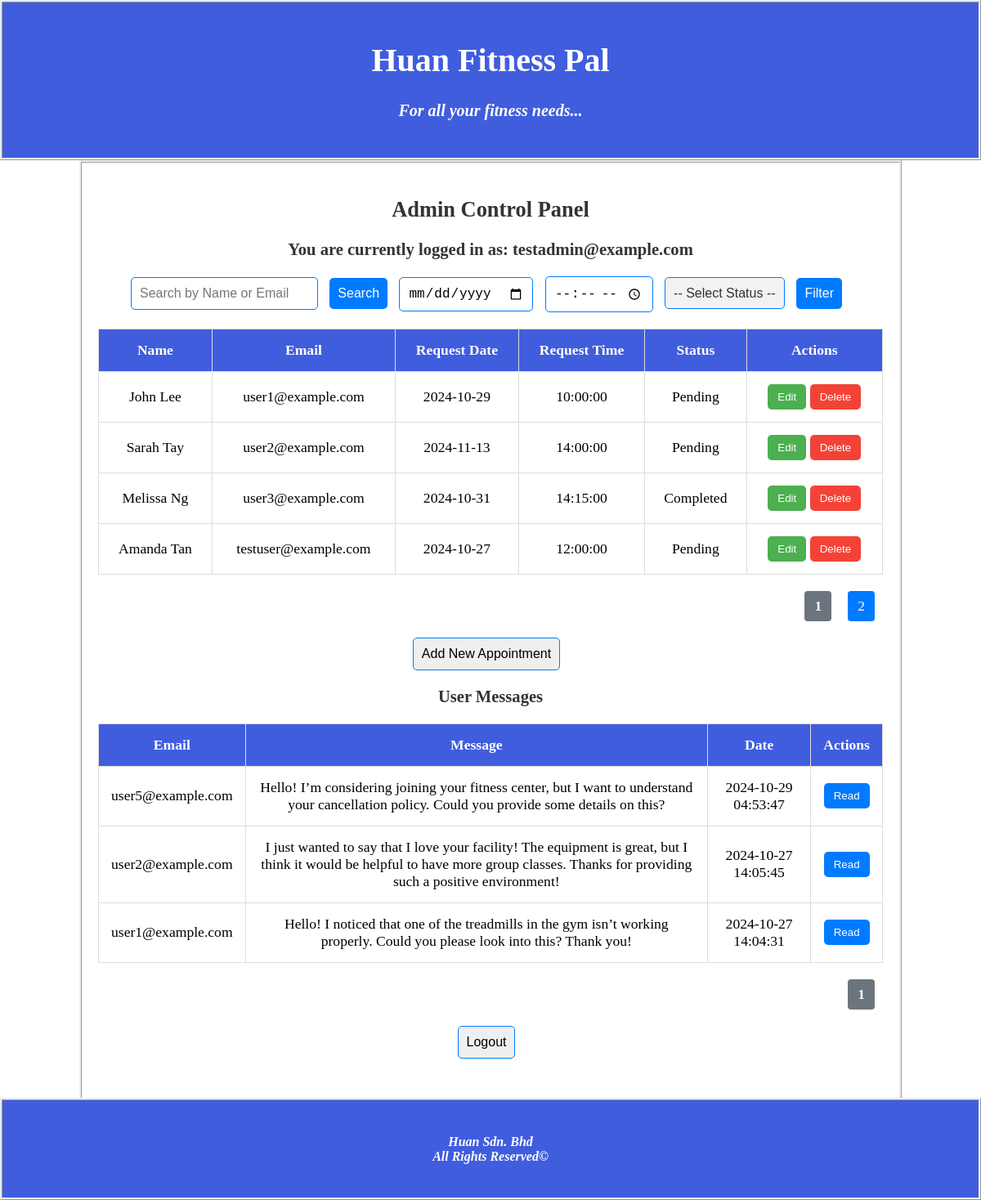
The app's page /admin.php (signed in) with its own data.
### tables this page shows
CREATE TABLE `appointment` (
  `name` varchar(225) NOT NULL,
  `email` varchar(225) NOT NULL,
  `app_date` date NOT NULL,
  `app_time` time NOT NULL,
  `status` varchar(225) NOT NULL
);

CREATE TABLE `contact_messages` (
  `id` int(11) NOT NULL,
  `name` varchar(255) NOT NULL,
  `email` varchar(255) NOT NULL,
  `message` text NOT NULL,
  `created_at` timestamp NOT NULL DEFAULT current_timestamp()
);

### admin.php (the view, shortened to what this page needs)
<?php
    include 'database.php';
?>
<!DOCTYPE HTML>
<html>
<head>
</head>
<body>
<header>
    <h1 style="font-size: 40px">Huan Fitness Pal</h1>
    <h4 style="font-size: 20px"><i>For all your fitness needs...</i></h4>
</header>
<div class="admin-panel">
<?php
    if (isset($_SESSION['email'])) {
        $userEmail = htmlspecialchars($_SESSION['email']);
        echo "<h2>Admin Control Panel</h2>";
        echo "<h3>You are currently logged in as: $userEmail</h3>";
        ?>
        <form action="" method="GET" class="search-form">
            <input type="text" name="search" placeholder="Search by Name or Email" value="<?php echo isset($_GET['search']) ? htmlspecialchars($_GET['search']) : ''; ?>">
            <button type="submit">Search</button>
            <input type="date" name="request_date" value="<?php echo isset($_GET['request_date']) ? htmlspecialchars($_GET['request_date']) : ''; ?>">
            <input type="time" name="request_time" value="<?php echo isset($_GET['request_time']) ? htmlspecialchars($_GET['request_time']) : ''; ?>">
            <select name="status">
                <option value="">-- Select Status --</option>
            </select>
            <button type="submit">Filter</button>
        </form>
        <?php
        $itemsPerPage = 4;
        $currentPage = isset($_GET['page']) ? (int)$_GET['page'] : 1;
        $offset = ($currentPage - 1) * $itemsPerPage;
        $filters = [];
        $filterQuery = count($filters) > 0 ? " WHERE " . implode(" AND ", $filters) : '';
        $countSql = "SELECT COUNT(*) as total FROM appointment" . $filterQuery;
        $countResult = mysqli_query($conn, $countSql);
        $totalRows = mysqli_fetch_assoc($countResult)['total'];
        $totalPages = ceil($totalRows / $itemsPerPage);
        $sql = "SELECT * FROM appointment" . $filterQuery . " LIMIT $itemsPerPage OFFSET $offset";
        $result = mysqli_query($conn, $sql);
        ?>
        <table class="data-table" style="width:100%; border-collapse:collapse; margin-top:20px; background-color:#fff;">
            <tr>
                <th>Name</th>
                <th>Email</th>
                <th>Request Date</th>
                <th>Request Time</th>
                <th>Status</th>
                <th>Actions</th>
            </tr>
        <?php
        if (mysqli_num_rows($result) > 0) {
            while ($row = mysqli_fetch_assoc($result)) {
                ?>
                <tr>
                    <td><?php echo htmlspecialchars($row['name']); ?></td>
                    <td><?php echo htmlspecialchars($row['email']); ?></td>
                    <td><?php echo htmlspecialchars($row['app_date']); ?></td>
                    <td><?php echo htmlspecialchars($row['app_time']); ?></td>
                    <td><?php echo htmlspecialchars($row['status']); ?></td>
                    <td class="action-buttons">
                        <form action="edit.php" method="GET" style="display:inline;">
                            <button type="submit" class="edit-button">Edit</button>
                        </form>
                        <form action="delete.php" method="GET" style="display:inline;" onsubmit="return confirm('Are you sure you want to delete this record?');">
                            <button type="submit" class="delete-button">Delete</button>
                        </form>
                    </td>
                </tr>
                <?php
            }
        } else {
            echo "<tr><td colspan='6'>No records found!</td></tr>";
        }
        ?>
        </table>
        <div class="pagination">
            <?php
            for ($page = 1; $page <= $totalPages; $page++) {
                if ($page == $currentPage) {
                    echo "<strong>$page</strong> ";
                } else {
                    echo "<a href='?page=$page" . (isset($_GET['search']) ? "&search=" . htmlspecialchars($_GET['search']) : "") . (isset($_GET['request_date']) ? "&request_date=" . htmlspecialchars($_GET['request_date']) : "") . (isset($_GET['request_time']) ? "&request_time=" . htmlspecialchars($_GET['request_time']) : "") . (isset($_GET['status']) ? "&status=" . htmlspecialchars($_GET['status']) : "") . "'>$page</a> ";
                }
            }
            ?>
        </div>
        <form action="add.php" method="GET" class="add-form">
            <button type="submit">Add New Appointment</button>
        </form>
        <h3>User Messages</h3>
        <?php
        $messageItemsPerPage = 4;
        $messageCurrentPage = isset($_GET['msg_page']) ? (int)$_GET['msg_page'] : 1;
        $messageOffset = ($messageCurrentPage - 1) * $messageItemsPerPage;
        $messageCountSql = "SELECT COUNT(*) as total FROM contact_messages";
        $messageCountResult = mysqli_query($conn, $messageCountSql);
        $messageTotalRows = mysqli_fetch_assoc($messageCountResult)['total'];
        $messageTotalPages = ceil($messageTotalRows / $messageItemsPerPage);
        $messageSql = "SELECT * FROM contact_messages ORDER BY created_at DESC LIMIT $messageItemsPerPage OFFSET $messageOffset";
        $messageResult = mysqli_query($conn, $messageSql);
        ?>
        <table class="data-table" style="width:100%; border-collapse:collapse; margin-top:20px; background-color:#fff;">
            <tr>
                <th>Email</th>
                <th>Message</th>
                <th>Date</th>
                <th>Actions</th>
            </tr>
        <?php
        if (mysqli_num_rows($messageResult) > 0) {
            while ($msgRow = mysqli_fetch_assoc($messageResult)) {
                ?>
                <tr>
                    <td><?php echo htmlspecialchars($msgRow['email']); ?></td>
                    <td><?php echo htmlspecialchars($msgRow['message']); ?></td>
                    <td><?php echo htmlspecialchars($msgRow['created_at']); ?></td>
                    <td class="action-buttons">
                        <form action="delete_message.php" method="POST" onsubmit="return confirm('Are you sure you want to mark this message as read?');" style="display:inline;">
                            <button type="submit" class="read-button">Read</button>
                        </form>
                    </td>
                </tr>
                <?php
            }
        } else {
            echo "<tr><td colspan='4'>No messages found!</td></tr>";
        }
        ?>
        </table>
        <div class="pagination">
            <?php
            for ($msgPage = 1; $msgPage <= $messageTotalPages; $msgPage++) {
                if ($msgPage == $messageCurrentPage) {
                    echo "<strong>$msgPage</strong> ";
                } else {
                    echo "<a href='?msg_page=$msgPage'>".$msgPage."</a> ";
                }
            }
            ?>
        </div>
        <form action="logout.php" method="POST" class="logout-form">
            <button type="submit">Logout</button>
        </form>
        <?php
    } else {
        echo "<h3>No user is logged in.</h3>";
    }
    ?>
</div>
<footer>
    <h4>
    <i>Huan Sdn. Bhd</i><br>
    <i>All Rights Reserved&copy</i>
    </h4>
</footer>
</body>
</html>

### admin.php (style rules this page uses)
html, body { height: 100%; margin: 0; padding-bottom: 70px; box-sizing: border-box; }
header { text-align: center; color: white; background: #405dde; border-style: ridge; padding: 20px; }
body { background-image: url('https://st4.depositphotos.com/1022135/25748/i/450/depositphotos_257486682-stock-photo-group-young-people-sportswear-talking.jpg'); background-size: cover; }
.admin-panel { width: 80%; max-width: 1000px; background: #ffffffcc; color: black; text-align: center; padding: 20px; margin: 0 auto; font-size: 1.1em; border-style: ridge; overflow: hidden; padding-bottom: 150px; }
h2, h3 { color: #333; }
.search-form, .add-form, .logout-form { margin: 20px 0; }
.search-form input, .search-form button, .add-form button, .logout-form button, .search-form select { padding: 10px; margin-right: 10px; border: 1px solid #007BFF; border-radius: 5px; font-size: 16px; outline: none; }
.search-form button { background-color: #007BFF; color: white; border: none; cursor: pointer; transition: background-color 0.3s ease; }
.search-form select { background-color: #f2f2f2; color: #333; appearance: none; cursor: pointer; transition: background-color 0.3s ease; }
.data-table { width: 100%; border-collapse: collapse; margin-top: 20px; background-color: #fff; }
.data-table th, .data-table td { padding: 15px; border: 1px solid #ddd; text-align: center; }
.data-table th { background-color: #405dde; color: white; }
.action-buttons form { display: inline; }
.edit-button, .delete-button, .read-button { color: white; border: none; padding: 8px 12px; border-radius: 5px; cursor: pointer; transition: 0.3s; }
.edit-button { background-color: #4CAF50; }
.delete-button { background-color: #f44336; }
.read-button { background-color: #007BFF; }
.pagination { display: flex; justify-content: flex-end; margin-top: 20px; }
.pagination a { margin: 0 10px; padding: 8px 12px; background-color: #007bff; color: white; text-decoration: none; border-radius: 4px; transition: background-color 0.3s; }
.pagination strong { margin: 0 10px; padding: 8px 12px; background-color: #6c757d; color: white; border-radius: 4px; }
footer { text-align: center; color: white; background: #405dde; border-style: ridge; padding: 20px 0; position: fixed; bottom: 0; left: 0; right: 0; z-index: 10; }

### records on screen
appointment: name "John Lee", email "user1@example.com", app_date "2024-10-29", app_time "10:00:00", status "Pending"
appointment: name "Sarah Tay", email "user2@example.com", app_date "2024-11-13", app_time "14:00:00", status "Pending"
appointment: name "Melissa Ng", email "user3@example.com", app_date "2024-10-31", app_time "14:15:00", status "Completed"
appointment: name "Amanda Tan", email "testuser@example.com", app_date "2024-10-27", app_time "12:00:00", status "Pending"
contact_messages: email "user5@example.com", message "Hello! I’m considering joining your fitness center, but I want to understand your cancellation policy. Could you provide some details on this?", created_at "2024-10-29 04:53:47"
contact_messages: email "user2@example.com", message "I just wanted to say that I love your facility! The equipment is great, but I think it would be helpful to have more group classes. Thanks for providing such a positive environment!", created_at "2024-10-27 14:05:45"
contact_messages: email "user1@example.com", message "Hello! I noticed that one of the treadmills in the gym isn’t working properly. Could you please look into this? Thank you!", created_at "2024-10-27 14:04:31"

### other values on screen
$userEmail "testadmin@example.com"
